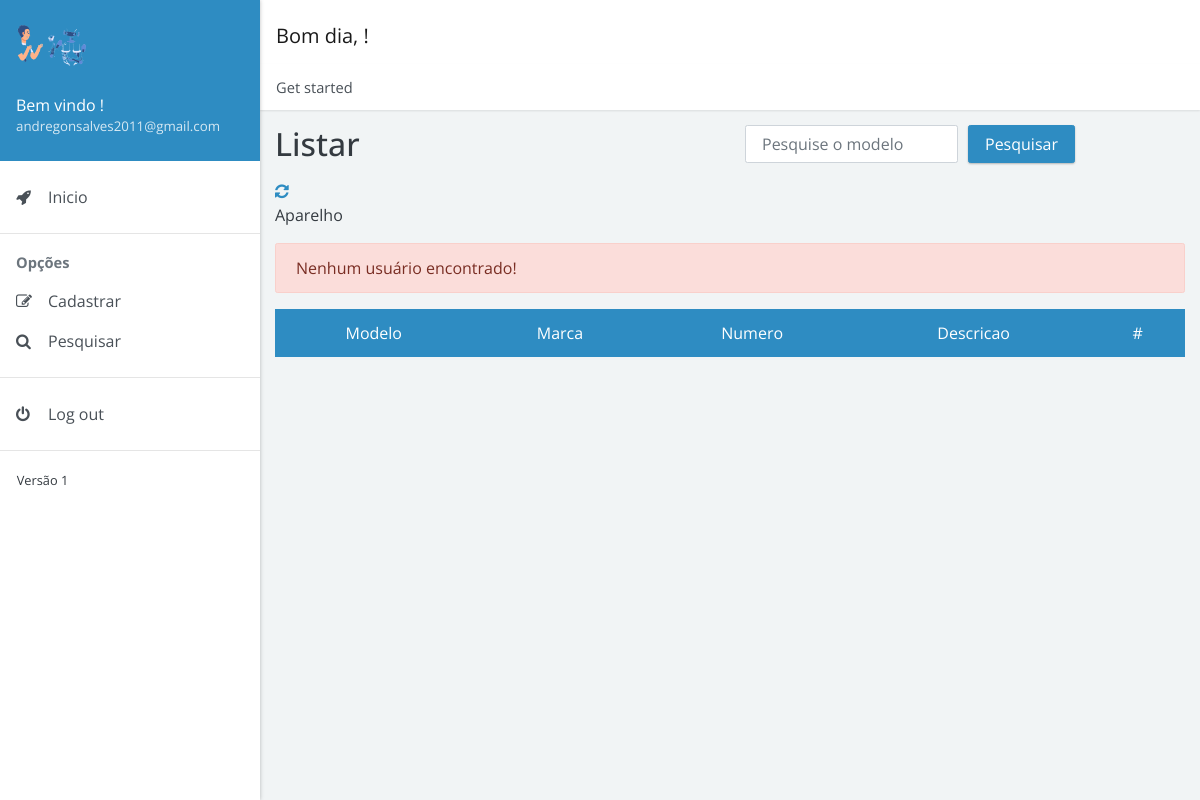
Page /controle/view/pesquisar/pesquisa_aparelho.php (signed in) on the earlier database version.
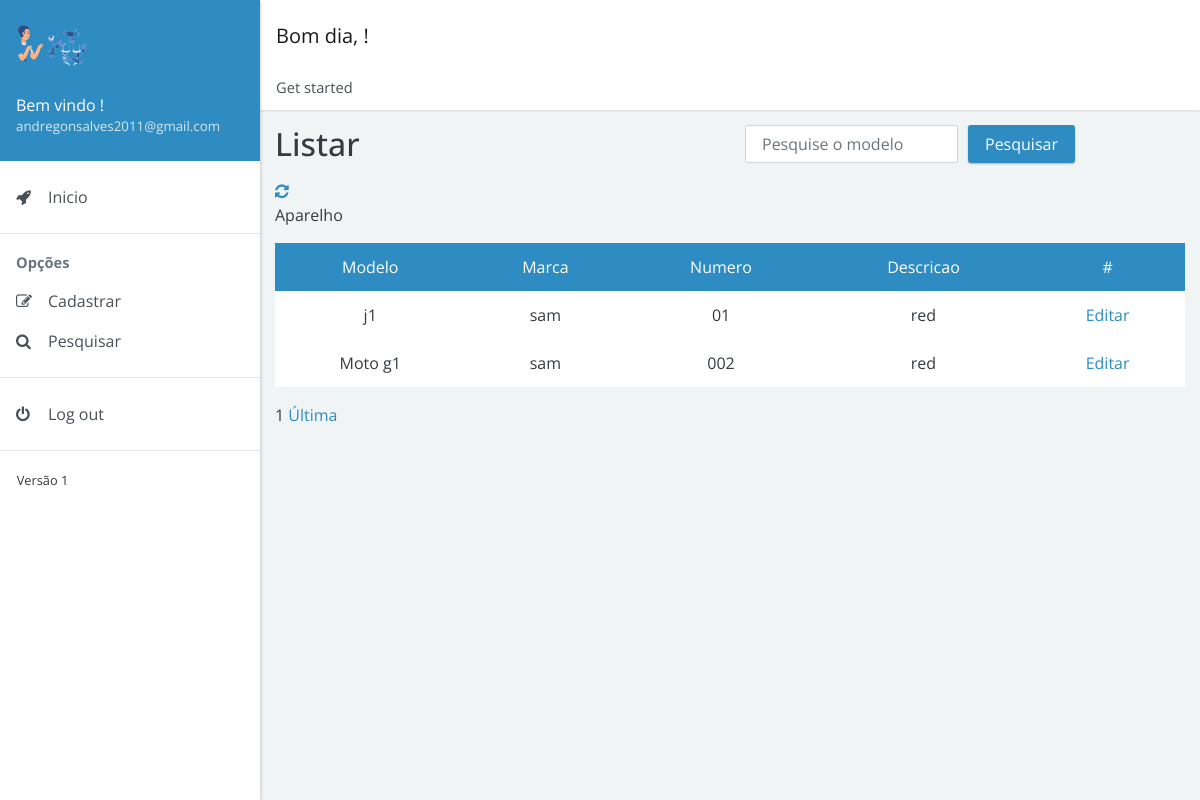
Same page on the later database version.
### tables this page shows
CREATE TABLE `eletronico` (
  `id_eletronico` int(11) NOT NULL,
  `modelo` varchar(255) DEFAULT NULL,
  `marca` varchar(255) DEFAULT NULL,
  `numero` varchar(50) DEFAULT NULL,
  `descricao` varchar(255) DEFAULT NULL
);

### controle/view/pesquisar/pesquisa_aparelho.php (the view, shortened to what the changed rows need)
<!doctype html>
<html lang="pt-br">
<head>
    <link rel="stylesheet" href="https://cdnjs.cloudflare.com/ajax/libs/font-awesome/4.7.0/css/font-awesome.min.css">
    <link href="../../../dist/admin4b.min.css?v=2.1.0" rel="stylesheet">
    <link href="../../../dist/admin4b.min.css" rel="stylesheet" type="text/css">
</head>
<body>
    <div class="app">
        <div class="app-content">
            <div class="content-body">
                <div class="container">
                    <div class="page-header">
                        <div class="row">
                            <div class="col-sm-6 col-md-6">
                                <h1>Listar</h1>
                            </div>
                        </div>
                    </div>
                    <div class="align-items-center">
                        <div class="">
                            <p>Aparelho</p>
                            <table class="table table-bordered table-hover text-center">
                                <tr class="bg bg-primary text-white text-center">
                                    <td>Modelo</td>
                                    <td>Marca</td>
                                    <td>Numero</td>
                                    <td>Descricao</td>
                                    <td> # </td>
                                </tr>
                                <?php
                                include_once '../../../controll/crud/conexao.php';
                                $id_session = $_SESSION['id_controle'];
                                if (isset($_GET['pg']) && $_GET['pg'] != "") {
                                    $pagina_atual = $_GET["pg"];
                                } else {
                                    $pagina_atual = 1;
                                }
                                if (isset($pagina_atual)) {
                                    $pagina_atual = $pagina_atual;
                                } else {
                                    $pagina_atual = 1;
                                }
                                $pagina = (!empty($pagina_atual)) ? $pagina_atual : 1;
                                $qtd_pg = 20;
                                $inicio = ($qtd_pg * $pagina) - $qtd_pg;
                                $pesquisa = $conexao->query("SELECT * FROM eletronico INNER JOIN cliente_eletronico ON cliente_eletronico.eletronico_id_eletronico = eletronico.id_eletronico
                                    INNER JOIN cliente ON cliente.id_cliente = cliente_eletronico.cliente_id_cliente INNER JOIN login ON cliente.login_id_login = login.id_login /*WHERE cliente.login_id_login = $id_session*/ ORDER BY modelo ASC LIMIT $inicio, $qtd_pg");
                                if ($pesquisa && $pesquisa->rowCount() != 0) {
                                    while ($resultado = $pesquisa->fetch()) {
                                        $modelo = $resultado['modelo'];
                                        $marca = $resultado['marca'];
                                        $numero = $resultado['numero'];
                                        $descricao = $resultado['descricao'];
                                        $id = $resultado['id_eletronico'];
                                ?>
                                        <tr class="text-center">
                                            <td>
                                                <?= $modelo ?>
                                            </td>
                                            <td>
                                                <?= $marca ?>
                                            </td>
                                            <td>
                                                <?= $numero ?>
                                            </td>
                                            <td>
                                                <?= $descricao ?>
                                            </td>
                                            <td><a href="../../model/editar/editar_aparelho.php?id=<?= $id ?>" type="submit"><i class="bi bi-pencil-square"></i>
                                                    Editar</a>
                                            </td>
                                        </tr>
                                    <?php
                                    }
                                    ?>
                            </table>
                        <?php
                                    $select = $conexao->query("SELECT COUNT(id_eletronico) AS num_result FROM eletronico  INNER JOIN cliente_eletronico ON cliente_eletronico.eletronico_id_eletronico = eletronico.id_eletronico
                                        INNER JOIN cliente ON cliente.id_cliente = cliente_eletronico.cliente_id_cliente  INNER JOIN login ON cliente.login_id_login = login.id_login /*WHERE cliente.login_id_login = $id_session */ ORDER BY modelo ASC");
                                    $row_pg = $select->fetch();
                                    $quantidade_pg = ceil($row_pg['num_result'] / $qtd_pg);
                                    echo " $pagina ";
                                    echo " <a href='?pg=$quantidade_pg' onclick=''>Última</a>";
                                } else {
                                    echo "<div class='alert alert-danger' role='alert'>Nenhum usuário encontrado!</div>";
                                }
                        ?>
                        </div>
                    </div>
                </div>
            </div>
</body>
</html>

Differences in the rows shown:
added eletronico: modelo "j1", marca "sam", numero "01", descricao "red"
added eletronico: modelo "Moto g1", marca "sam", numero "002", descricao "red"
Other differences:
$pagina: (not shown) → "1"
text no longer shown: "Nenhum usuário encontrado!"
text now shown: "Última"
